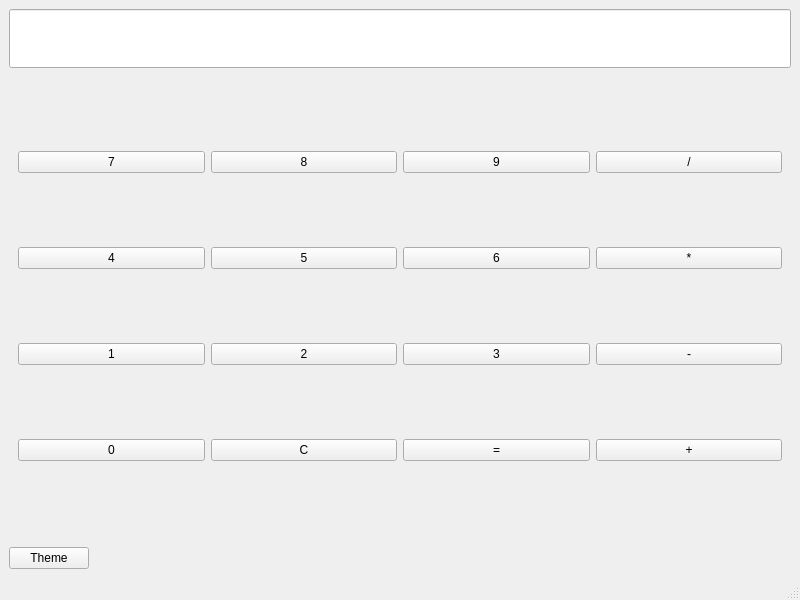
<?xml version="1.0" encoding="UTF-8"?>
<ui version="4.0">
 <class>MainWindow</class>
 <widget class="QMainWindow" name="MainWindow">
  <property name="enabled">
   <bool>true</bool>
  </property>
  <property name="geometry">
   <rect>
    <x>0</x>
    <y>0</y>
    <width>800</width>
    <height>600</height>
   </rect>
  </property>
  <property name="windowTitle">
   <string>MainWindow</string>
  </property>
  <widget class="QWidget" name="centralwidget">
   <layout class="QVBoxLayout" name="verticalLayout">
    <item>
     <widget class="QLineEdit" name="Display">
      <property name="minimumSize">
       <size>
        <width>0</width>
        <height>55</height>
       </size>
      </property>
      <property name="font">
       <font>
        <family>Roman</family>
        <pointsize>28</pointsize>
        <bold>true</bold>
       </font>
      </property>
      <property name="alignment">
       <set>Qt::AlignmentFlag::AlignRight|Qt::AlignmentFlag::AlignTrailing|Qt::AlignmentFlag::AlignVCenter</set>
      </property>
      <property name="readOnly">
       <bool>true</bool>
      </property>
     </widget>
    </item>
    <item>
     <widget class="QWidget" name="widget" native="true">
      <layout class="QGridLayout" name="gridLayout_2">
       <item row="1" column="2">
        <widget class="QPushButton" name="btn6">
         <property name="text">
          <string>6</string>
         </property>
        </widget>
       </item>
       <item row="0" column="1">
        <widget class="QPushButton" name="btn8">
         <property name="text">
          <string>8</string>
         </property>
        </widget>
       </item>
       <item row="2" column="0">
        <widget class="QPushButton" name="btn1">
         <property name="text">
          <string>1</string>
         </property>
        </widget>
       </item>
       <item row="3" column="1">
        <widget class="QPushButton" name="btnClear">
         <property name="text">
          <string>С</string>
         </property>
        </widget>
       </item>
       <item row="0" column="0">
        <widget class="QPushButton" name="btn7">
         <property name="text">
          <string>7</string>
         </property>
        </widget>
       </item>
       <item row="1" column="1">
        <widget class="QPushButton" name="btn5">
         <property name="text">
          <string>5</string>
         </property>
        </widget>
       </item>
       <item row="2" column="1">
        <widget class="QPushButton" name="btn2">
         <property name="text">
          <string>2</string>
         </property>
        </widget>
       </item>
       <item row="2" column="4">
        <widget class="QPushButton" name="btnMinus">
         <property name="text">
          <string>-</string>
         </property>
        </widget>
       </item>
       <item row="1" column="0">
        <widget class="QPushButton" name="btn4">
         <property name="text">
          <string>4</string>
         </property>
        </widget>
       </item>
       <item row="3" column="0">
        <widget class="QPushButton" name="btn0">
         <property name="text">
          <string>0</string>
         </property>
        </widget>
       </item>
       <item row="0" column="2">
        <widget class="QPushButton" name="btn9">
         <property name="text">
          <string>9</string>
         </property>
        </widget>
       </item>
       <item row="2" column="2">
        <widget class="QPushButton" name="btn3">
         <property name="text">
          <string>3</string>
         </property>
        </widget>
       </item>
       <item row="3" column="2">
        <widget class="QPushButton" name="btnEqual">
         <property name="text">
          <string>=</string>
         </property>
        </widget>
       </item>
       <item row="3" column="4">
        <widget class="QPushButton" name="btnPlus">
         <property name="text">
          <string>+</string>
         </property>
        </widget>
       </item>
       <item row="1" column="4">
        <widget class="QPushButton" name="btnMul">
         <property name="text">
          <string>*</string>
         </property>
        </widget>
       </item>
       <item row="0" column="4">
        <widget class="QPushButton" name="btnDiv">
         <property name="text">
          <string>/</string>
         </property>
        </widget>
       </item>
      </layout>
     </widget>
    </item>
    <item alignment="Qt::AlignmentFlag::AlignLeft">
     <widget class="QPushButton" name="pushButton_theme">
      <property name="enabled">
       <bool>true</bool>
      </property>
      <property name="text">
       <string>Theme</string>
      </property>
     </widget>
    </item>
   </layout>
  </widget>
  <widget class="QMenuBar" name="menubar">
   <property name="geometry">
    <rect>
     <x>0</x>
     <y>0</y>
     <width>800</width>
     <height>25</height>
    </rect>
   </property>
  </widget>
  <widget class="QStatusBar" name="statusbar"/>
 </widget>
 <resources/>
 <connections/>
</ui>
